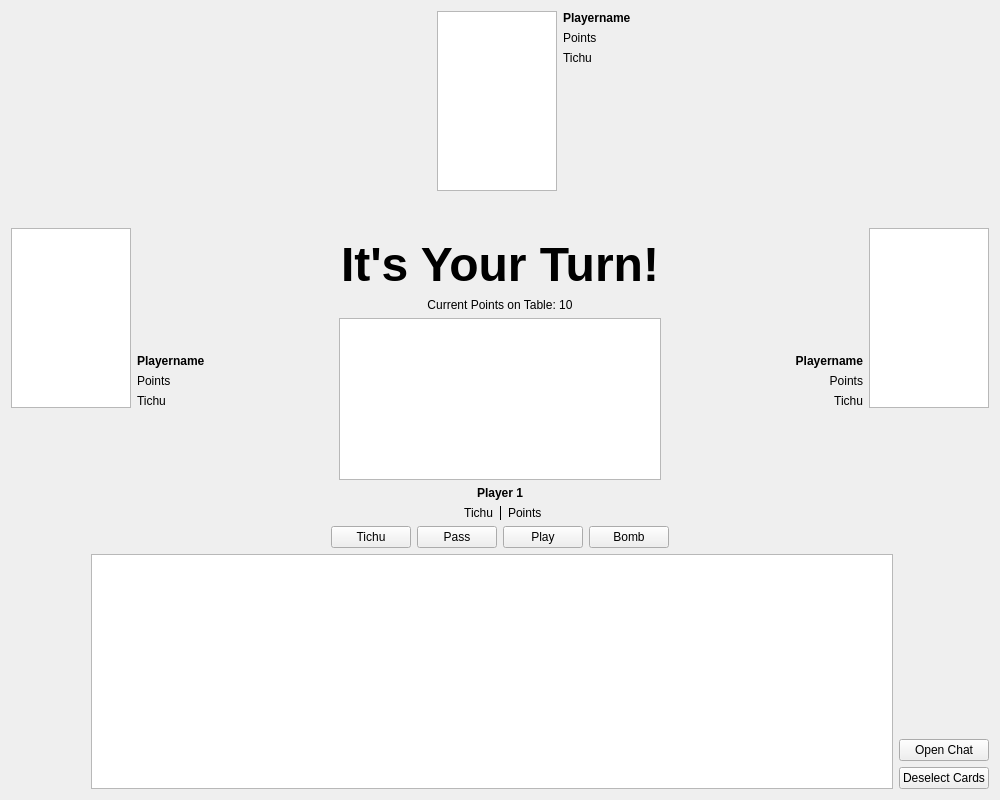
<?xml version="1.0" encoding="UTF-8"?>
<ui version="4.0">
 <class>GameView</class>
 <widget class="QWidget" name="GameView">
  <property name="geometry">
   <rect>
    <x>0</x>
    <y>0</y>
    <width>1000</width>
    <height>800</height>
   </rect>
  </property>
  <property name="sizePolicy">
   <sizepolicy hsizetype="Expanding" vsizetype="Expanding">
    <horstretch>0</horstretch>
    <verstretch>0</verstretch>
   </sizepolicy>
  </property>
  <property name="minimumSize">
   <size>
    <width>1000</width>
    <height>800</height>
   </size>
  </property>
  <property name="windowTitle">
   <string>Tichu</string>
  </property>
  <property name="autoFillBackground">
   <bool>true</bool>
  </property>
  <layout class="QVBoxLayout" name="verticalLayout_2" stretch="2,0,0,0,1">
   <item>
    <layout class="QHBoxLayout" name="TopLayout">
     <item>
      <layout class="QVBoxLayout" name="verticalLayout_3" stretch="3,0,1">
       <item>
        <spacer name="verticalSpacer_3">
         <property name="orientation">
          <enum>Qt::Vertical</enum>
         </property>
         <property name="sizeHint" stdset="0">
          <size>
           <width>20</width>
           <height>40</height>
          </size>
         </property>
        </spacer>
       </item>
       <item>
        <layout class="QHBoxLayout" name="horizontalLayout" stretch="0,0,0">
         <property name="sizeConstraint">
          <enum>QLayout::SetMinimumSize</enum>
         </property>
         <item>
          <widget class="CardCollectionView" name="CardsPlayer1">
           <property name="sizePolicy">
            <sizepolicy hsizetype="Minimum" vsizetype="Minimum">
             <horstretch>0</horstretch>
             <verstretch>0</verstretch>
            </sizepolicy>
           </property>
           <property name="minimumSize">
            <size>
             <width>120</width>
             <height>180</height>
            </size>
           </property>
           <property name="maximumSize">
            <size>
             <width>120</width>
             <height>180</height>
            </size>
           </property>
           <property name="verticalScrollBarPolicy">
            <enum>Qt::ScrollBarAlwaysOff</enum>
           </property>
           <property name="horizontalScrollBarPolicy">
            <enum>Qt::ScrollBarAlwaysOff</enum>
           </property>
          </widget>
         </item>
         <item>
          <layout class="QVBoxLayout" name="verticalLayout_5">
           <item>
            <spacer name="verticalSpacer">
             <property name="orientation">
              <enum>Qt::Vertical</enum>
             </property>
             <property name="sizeHint" stdset="0">
              <size>
               <width>20</width>
               <height>40</height>
              </size>
             </property>
            </spacer>
           </item>
           <item>
            <widget class="QLabel" name="Player1NameLabel">
             <property name="font">
              <font>
               <family>Arial</family>
               <bold>true</bold>
              </font>
             </property>
             <property name="text">
              <string>Playername</string>
             </property>
            </widget>
           </item>
           <item>
            <widget class="QLabel" name="Player1PointsLabel">
             <property name="font">
              <font>
               <family>Arial</family>
              </font>
             </property>
             <property name="text">
              <string>Points</string>
             </property>
            </widget>
           </item>
           <item>
            <widget class="QLabel" name="Player1TichuLabel">
             <property name="font">
              <font>
               <family>Arial</family>
              </font>
             </property>
             <property name="text">
              <string>Tichu</string>
             </property>
            </widget>
           </item>
          </layout>
         </item>
         <item>
          <spacer name="horizontalSpacer_5">
           <property name="orientation">
            <enum>Qt::Horizontal</enum>
           </property>
           <property name="sizeHint" stdset="0">
            <size>
             <width>40</width>
             <height>20</height>
            </size>
           </property>
          </spacer>
         </item>
        </layout>
       </item>
       <item>
        <spacer name="verticalSpacer_2">
         <property name="orientation">
          <enum>Qt::Vertical</enum>
         </property>
         <property name="sizeHint" stdset="0">
          <size>
           <width>20</width>
           <height>40</height>
          </size>
         </property>
        </spacer>
       </item>
      </layout>
     </item>
     <item>
      <layout class="QVBoxLayout" name="verticalLayout" stretch="0,0,0,0,0">
       <item>
        <layout class="QHBoxLayout" name="Player2" stretch="1,0,1">
         <item>
          <spacer name="horizontalSpacer_3">
           <property name="orientation">
            <enum>Qt::Horizontal</enum>
           </property>
           <property name="sizeHint" stdset="0">
            <size>
             <width>40</width>
             <height>20</height>
            </size>
           </property>
          </spacer>
         </item>
         <item>
          <widget class="CardCollectionView" name="CardsPlayer2">
           <property name="sizePolicy">
            <sizepolicy hsizetype="Minimum" vsizetype="Minimum">
             <horstretch>0</horstretch>
             <verstretch>0</verstretch>
            </sizepolicy>
           </property>
           <property name="minimumSize">
            <size>
             <width>120</width>
             <height>180</height>
            </size>
           </property>
           <property name="maximumSize">
            <size>
             <width>120</width>
             <height>180</height>
            </size>
           </property>
           <property name="verticalScrollBarPolicy">
            <enum>Qt::ScrollBarAlwaysOff</enum>
           </property>
           <property name="horizontalScrollBarPolicy">
            <enum>Qt::ScrollBarAlwaysOff</enum>
           </property>
          </widget>
         </item>
         <item>
          <layout class="QVBoxLayout" name="LabelLayout">
           <item>
            <widget class="QLabel" name="Player2NameLabel">
             <property name="font">
              <font>
               <family>Arial</family>
               <bold>true</bold>
              </font>
             </property>
             <property name="text">
              <string>Playername</string>
             </property>
            </widget>
           </item>
           <item>
            <widget class="QLabel" name="Player2PointsLabel">
             <property name="font">
              <font>
               <family>Arial</family>
              </font>
             </property>
             <property name="text">
              <string>Points</string>
             </property>
            </widget>
           </item>
           <item>
            <widget class="QLabel" name="Player2TichuLabel">
             <property name="font">
              <font>
               <family>Arial</family>
              </font>
             </property>
             <property name="text">
              <string>Tichu</string>
             </property>
            </widget>
           </item>
           <item>
            <spacer name="verticalSpacer_7">
             <property name="orientation">
              <enum>Qt::Vertical</enum>
             </property>
             <property name="sizeHint" stdset="0">
              <size>
               <width>20</width>
               <height>40</height>
              </size>
             </property>
            </spacer>
           </item>
          </layout>
         </item>
        </layout>
       </item>
       <item>
        <spacer name="verticalSpacer_9">
         <property name="orientation">
          <enum>Qt::Vertical</enum>
         </property>
         <property name="sizeHint" stdset="0">
          <size>
           <width>20</width>
           <height>40</height>
          </size>
         </property>
        </spacer>
       </item>
       <item>
        <widget class="QLabel" name="TurnLabel">
         <property name="font">
          <font>
           <family>Arial</family>
           <pointsize>36</pointsize>
           <bold>true</bold>
          </font>
         </property>
         <property name="text">
          <string>It's Your Turn!</string>
         </property>
         <property name="alignment">
          <set>Qt::AlignCenter</set>
         </property>
        </widget>
       </item>
       <item>
        <widget class="QLabel" name="StackPointLabel">
         <property name="text">
          <string>Current Points on Table: 10</string>
         </property>
         <property name="alignment">
          <set>Qt::AlignCenter</set>
         </property>
        </widget>
       </item>
       <item>
        <widget class="CardCollectionView" name="CurrentStackView">
         <property name="sizePolicy">
          <sizepolicy hsizetype="Expanding" vsizetype="Expanding">
           <horstretch>1</horstretch>
           <verstretch>5</verstretch>
          </sizepolicy>
         </property>
         <property name="minimumSize">
          <size>
           <width>80</width>
           <height>120</height>
          </size>
         </property>
         <property name="verticalScrollBarPolicy">
          <enum>Qt::ScrollBarAlwaysOff</enum>
         </property>
         <property name="horizontalScrollBarPolicy">
          <enum>Qt::ScrollBarAlwaysOff</enum>
         </property>
        </widget>
       </item>
      </layout>
     </item>
     <item>
      <layout class="QVBoxLayout" name="verticalLayout_4" stretch="3,0,1">
       <item>
        <spacer name="verticalSpacer_6">
         <property name="orientation">
          <enum>Qt::Vertical</enum>
         </property>
         <property name="sizeHint" stdset="0">
          <size>
           <width>20</width>
           <height>40</height>
          </size>
         </property>
        </spacer>
       </item>
       <item>
        <layout class="QHBoxLayout" name="horizontalLayout_2" stretch="0,0,0">
         <property name="sizeConstraint">
          <enum>QLayout::SetMinimumSize</enum>
         </property>
         <item>
          <spacer name="horizontalSpacer_6">
           <property name="orientation">
            <enum>Qt::Horizontal</enum>
           </property>
           <property name="sizeHint" stdset="0">
            <size>
             <width>40</width>
             <height>20</height>
            </size>
           </property>
          </spacer>
         </item>
         <item>
          <layout class="QVBoxLayout" name="verticalLayout_6" stretch="0,0,0,0">
           <item>
            <spacer name="verticalSpacer_4">
             <property name="orientation">
              <enum>Qt::Vertical</enum>
             </property>
             <property name="sizeHint" stdset="0">
              <size>
               <width>20</width>
               <height>40</height>
              </size>
             </property>
            </spacer>
           </item>
           <item>
            <widget class="QLabel" name="Player3NameLabel">
             <property name="font">
              <font>
               <family>Arial</family>
               <bold>true</bold>
              </font>
             </property>
             <property name="text">
              <string>Playername</string>
             </property>
             <property name="alignment">
              <set>Qt::AlignRight|Qt::AlignTrailing|Qt::AlignVCenter</set>
             </property>
            </widget>
           </item>
           <item>
            <widget class="QLabel" name="Player3PointsLabel">
             <property name="font">
              <font>
               <family>Arial</family>
              </font>
             </property>
             <property name="text">
              <string>Points</string>
             </property>
             <property name="alignment">
              <set>Qt::AlignRight|Qt::AlignTrailing|Qt::AlignVCenter</set>
             </property>
            </widget>
           </item>
           <item>
            <widget class="QLabel" name="Player3TichuLabel">
             <property name="font">
              <font>
               <family>Arial</family>
              </font>
             </property>
             <property name="text">
              <string>Tichu</string>
             </property>
             <property name="alignment">
              <set>Qt::AlignRight|Qt::AlignTrailing|Qt::AlignVCenter</set>
             </property>
            </widget>
           </item>
          </layout>
         </item>
         <item>
          <widget class="CardCollectionView" name="CardsPlayer3">
           <property name="sizePolicy">
            <sizepolicy hsizetype="Minimum" vsizetype="Minimum">
             <horstretch>0</horstretch>
             <verstretch>0</verstretch>
            </sizepolicy>
           </property>
           <property name="minimumSize">
            <size>
             <width>120</width>
             <height>180</height>
            </size>
           </property>
           <property name="maximumSize">
            <size>
             <width>120</width>
             <height>180</height>
            </size>
           </property>
           <property name="verticalScrollBarPolicy">
            <enum>Qt::ScrollBarAlwaysOff</enum>
           </property>
           <property name="horizontalScrollBarPolicy">
            <enum>Qt::ScrollBarAlwaysOff</enum>
           </property>
          </widget>
         </item>
        </layout>
       </item>
       <item>
        <spacer name="verticalSpacer_5">
         <property name="orientation">
          <enum>Qt::Vertical</enum>
         </property>
         <property name="sizeHint" stdset="0">
          <size>
           <width>20</width>
           <height>40</height>
          </size>
         </property>
        </spacer>
       </item>
      </layout>
     </item>
    </layout>
   </item>
   <item>
    <widget class="QLabel" name="myPlayerNameLabel">
     <property name="font">
      <font>
       <family>Arial</family>
       <bold>true</bold>
      </font>
     </property>
     <property name="text">
      <string>Player 1</string>
     </property>
     <property name="alignment">
      <set>Qt::AlignCenter</set>
     </property>
    </widget>
   </item>
   <item>
    <layout class="QHBoxLayout" name="horizontalLayout_4">
     <item>
      <widget class="QLabel" name="TichuLabel">
       <property name="text">
        <string>Tichu</string>
       </property>
       <property name="alignment">
        <set>Qt::AlignRight|Qt::AlignTrailing|Qt::AlignVCenter</set>
       </property>
      </widget>
     </item>
     <item>
      <widget class="Line" name="SeprationLine">
       <property name="frameShadow">
        <enum>QFrame::Plain</enum>
       </property>
       <property name="orientation">
        <enum>Qt::Vertical</enum>
       </property>
      </widget>
     </item>
     <item>
      <widget class="QLabel" name="myPlayerPoints">
       <property name="text">
        <string>Points</string>
       </property>
       <property name="alignment">
        <set>Qt::AlignLeading|Qt::AlignLeft|Qt::AlignVCenter</set>
       </property>
      </widget>
     </item>
    </layout>
   </item>
   <item>
    <layout class="QHBoxLayout" name="buttons">
     <property name="sizeConstraint">
      <enum>QLayout::SetMinimumSize</enum>
     </property>
     <item>
      <spacer name="horizontalSpacer">
       <property name="orientation">
        <enum>Qt::Horizontal</enum>
       </property>
       <property name="sizeHint" stdset="0">
        <size>
         <width>40</width>
         <height>20</height>
        </size>
       </property>
      </spacer>
     </item>
     <item>
      <widget class="QPushButton" name="tichuButton">
       <property name="enabled">
        <bool>true</bool>
       </property>
       <property name="minimumSize">
        <size>
         <width>80</width>
         <height>0</height>
        </size>
       </property>
       <property name="text">
        <string>Tichu</string>
       </property>
      </widget>
     </item>
     <item>
      <widget class="QPushButton" name="passButton">
       <property name="minimumSize">
        <size>
         <width>80</width>
         <height>0</height>
        </size>
       </property>
       <property name="text">
        <string>Pass</string>
       </property>
      </widget>
     </item>
     <item>
      <widget class="QPushButton" name="playButton">
       <property name="minimumSize">
        <size>
         <width>80</width>
         <height>0</height>
        </size>
       </property>
       <property name="text">
        <string>Play</string>
       </property>
      </widget>
     </item>
     <item>
      <widget class="QPushButton" name="bombButton">
       <property name="minimumSize">
        <size>
         <width>80</width>
         <height>0</height>
        </size>
       </property>
       <property name="text">
        <string>Bomb</string>
       </property>
      </widget>
     </item>
     <item>
      <spacer name="horizontalSpacer_2">
       <property name="orientation">
        <enum>Qt::Horizontal</enum>
       </property>
       <property name="sizeHint" stdset="0">
        <size>
         <width>40</width>
         <height>20</height>
        </size>
       </property>
      </spacer>
     </item>
    </layout>
   </item>
   <item>
    <layout class="QHBoxLayout" name="horizontalLayout_3" stretch="1,10,1">
     <item>
      <spacer name="horizontalSpacer_4">
       <property name="orientation">
        <enum>Qt::Horizontal</enum>
       </property>
       <property name="sizeHint" stdset="0">
        <size>
         <width>40</width>
         <height>20</height>
        </size>
       </property>
      </spacer>
     </item>
     <item>
      <widget class="CardCollectionView" name="HandView">
       <property name="verticalScrollBarPolicy">
        <enum>Qt::ScrollBarAlwaysOff</enum>
       </property>
       <property name="horizontalScrollBarPolicy">
        <enum>Qt::ScrollBarAlwaysOff</enum>
       </property>
      </widget>
     </item>
     <item>
      <layout class="QVBoxLayout" name="verticalLayout_7">
       <item>
        <spacer name="verticalSpacer_8">
         <property name="orientation">
          <enum>Qt::Vertical</enum>
         </property>
         <property name="sizeHint" stdset="0">
          <size>
           <width>20</width>
           <height>40</height>
          </size>
         </property>
        </spacer>
       </item>
       <item>
        <widget class="QPushButton" name="chatButton">
         <property name="text">
          <string>Open Chat</string>
         </property>
        </widget>
       </item>
       <item>
        <widget class="QPushButton" name="deselectButton">
         <property name="text">
          <string>Deselect Cards</string>
         </property>
        </widget>
       </item>
      </layout>
     </item>
    </layout>
   </item>
  </layout>
 </widget>
 <customwidgets>
  <customwidget>
   <class>CardCollectionView</class>
   <extends>QGraphicsView</extends>
   <header>../../../src/client/uiElements/CardCollectionView.h</header>
  </customwidget>
 </customwidgets>
 <resources/>
 <connections/>
</ui>
